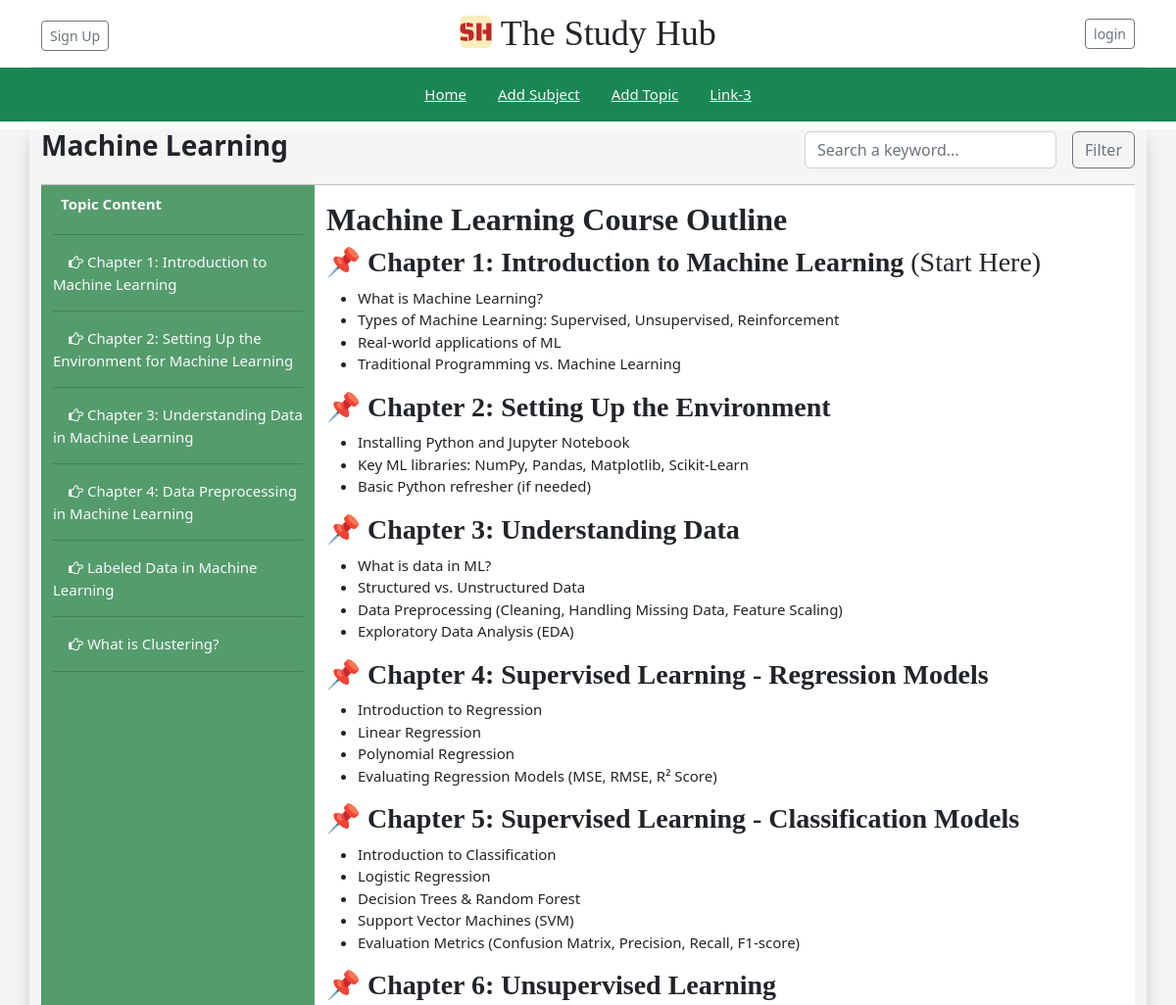
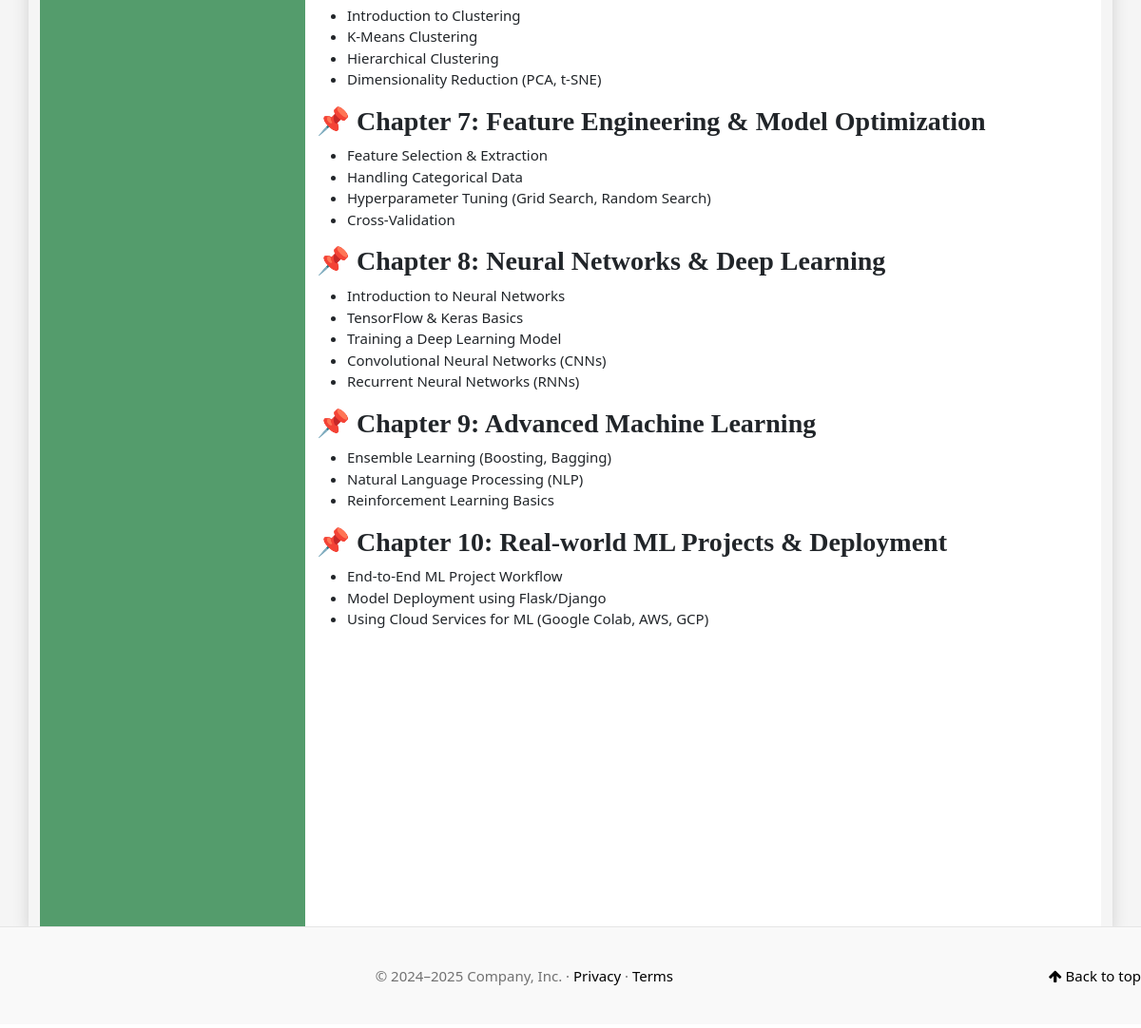
/subject-details/?subject=Machine Learning, run on the app's committed database (2 pictures, top to bottom).
### study_app/models.py (models this page shows, shortened)
class Subject(models.Model):
    id = models.UUIDField(primary_key=True, default=uuid.uuid4, editable=False)
    name = models.CharField(max_length=100)
    description = models.TextField()
    created_at = models.DateTimeField(auto_now_add=True)
    updated_at = models.DateTimeField(auto_now=True)

class Topic(models.Model):
    id = models.UUIDField(primary_key=True, default=uuid.uuid4, editable=False)
    subject = models.ForeignKey(Subject, on_delete=models.CASCADE)
    name = models.CharField(max_length=100)
    description = models.TextField()
    created_at = models.DateTimeField(auto_now_add=True)
    updated_at = models.DateTimeField(auto_now=True)

### study_app/views.py (the view)
# urls.py: path("subject-details/", SubjectDetailView.as_view(), name="subject_details"),
class SubjectDetailView(DetailView):
    model = Subject
    template_name = "study/subject/subject_details.html"
    context_object_name = "subject"
    def get_object(self, queryset=None):
        subject_name = self.request.GET.get("subject")
        return get_object_or_404(Subject, name=subject_name)
    def get_context_data(self, **kwargs):
        context = super().get_context_data(**kwargs)
        context["related_contents"] = Topic.objects.filter(subject=self.object).order_by("name")
        return context

### study_app/context_processors.py (called while the page is built)
def site_context(request):
    title = "The Study Hub"
    return {
        "title":title,
    }

### templates/study/subject/subject_details.html (shortened to what this page needs)
{% extends 'master.html' %}{% load static %}
{% block headblock %}{{ subject.name }}
{% endblock %}
{% block mainblock %}
<div class="container-fluid" style="height: 100vh;">
    <div class="row" style="height: 100%;">
        <div class="col-md-3" style="background-color: rgb(84, 156, 108); height: 100%; overflow-y: auto;">
            <p class="p-1 m-1 text-light fw-bold"> Topic Content</p>
            <hr/>
            <ul class="list-unstyled">
                {% for topic in related_contents %}
                    <li>
                        <a href="{% url 'topic_details' %}?topic={{topic.name|urlencode}}" class="ms-3 text-light">
                            <i class="fa fa-hand-o-right" aria-hidden="true"></i> {{ topic.name }}
                        </a>
                        <hr/>
                    </li>
                {% endfor %}
            </ul>
        </div>
        <div class="col-md-9" style="height: 100%; overflow-y: auto;">
            <p style="text-align: justify;" class="ms-1">
                {{ subject.description|safe }}
            </p>
        </div>
    </div>
</div>
{% endblock %}

### static/home.css (style rules this page uses)
h1, h2, h3, h4, h5, h6 { font-family: "Playfair Display", Georgia, "Times New Roman", serif; }

### templates/master.html (style rules this page uses)
html { box-sizing: border-box; }
*, *::before, *::after { box-sizing: inherit; }
body { font-size: 15px; }
a { text-decoration: none; color: black; }

### data on the page
Subject: name "Machine Learning", description "Machine Learning Course Outline 📌 Chapter 1: Introduction to Machine Learning (Start Here) What is Machine Learning? Types of Machine Learning: Supervised, Unsupervised, Reinforcement Real-world applications of ML Traditional Programming vs. Machine Learning 📌 Chapter 2: Setting Up the Environment Installing Python and Jupyter Notebook Key ML libraries: NumPy, Pandas, Matplotlib, Scikit-Learn Basic Python refresher (if needed) 📌 Chapter 3: Understanding Data What is data in ML? Structured vs. Unstructured Data Data Preprocessing (Cleaning, Handling Missing Data, Feature Scaling) Exploratory Data Analysis (EDA) 📌 Chapter 4: Supervised Learning - Regression Models Introduction to Regression…"
Topic: name "Chapter 1: Introduction to Machine Learning"
Topic: name "Chapter 2: Setting Up the Environment for Machine Learning"
Topic: name "Chapter 3: Understanding Data in Machine Learning"
Topic: name "Chapter 4: Data Preprocessing in Machine Learning"
Topic: name "Labeled Data in Machine Learning"
Topic: name "What is Clustering?"

### other printed values
{{ title }} "The Study Hub"
